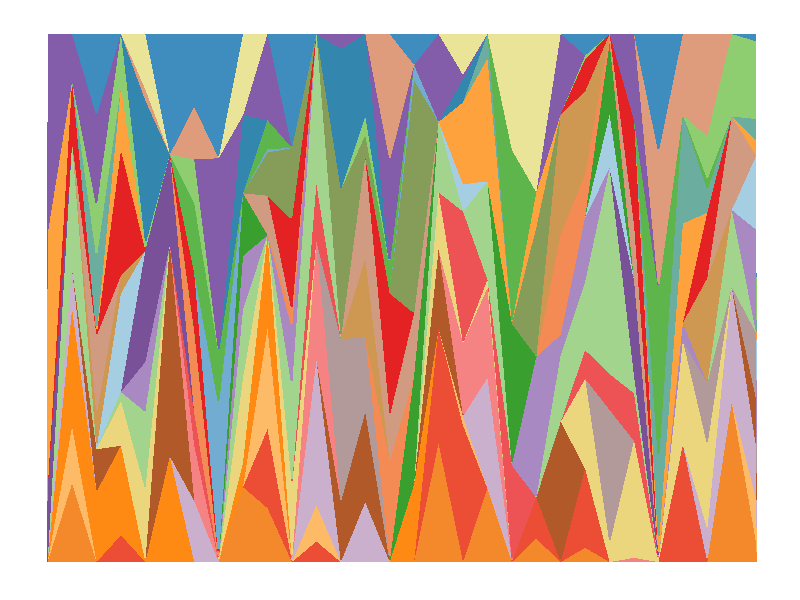

This figure's R source:
set.seed(345)
library(ggplot2)
library(RColorBrewer)
ngroup=30
names=paste("G_",seq(1,ngroup),sep="")
DAT=data.frame()

# zeile angepasst 22
for(i in seq(1:30)){
  data=data.frame( matrix(0, ngroup , 3))
  data[,1]=i
  data[,2]=sample(names, nrow(data))
  data[,3]=prop.table(sample( c(rep(0,100),c(1:ngroup)) ,nrow(data)))
  DAT=rbind(DAT,data)
}
colnames(DAT)=c("Year","Group","Value")
DAT=DAT[order( DAT$Year, DAT$Group) , ]


coul = brewer.pal(12, "Paired") 
coul = colorRampPalette(coul)(ngroup)
coul=coul[sample(c(1:length(coul)) , size=length(coul) ) ]

ggplot(DAT, aes(x=Year, y=Value, fill=Group )) + 
  geom_area(alpha=1  )+
  theme_bw() +
  #scale_fill_brewer(colour="red", breaks=rev(levels(DAT$Group)))+
  scale_fill_manual(values = coul)+
  theme(
    text = element_blank(),
    line = element_blank(),
    title = element_blank(),
    legend.position="none",
    panel.border = element_blank(),
    panel.background = element_blank())
